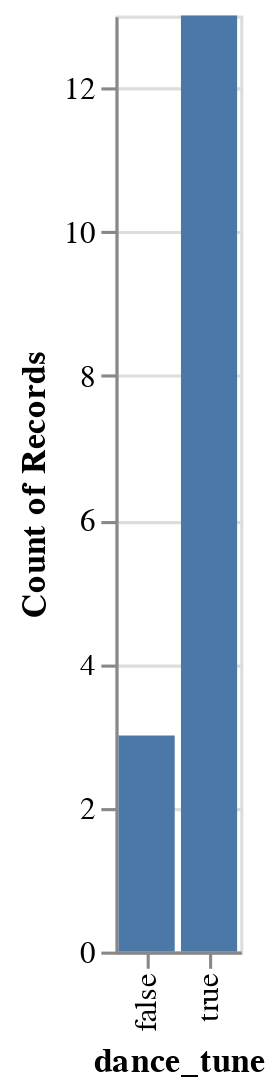

This figure's notebook cell:
### Markdown cell above
At this point, you should be able to see which tunes are "Dance Tunes" based on our categorization threshold. Excitingly, Altair provides an easy way to visualize our findings using a **bar chart**.

You can learn more about Altair's bar charts [here](https://altair-viz.github.io/gallery/simple_bar_chart.html).

Here's how to do it:

### Code cell
alt.Chart(feature_based_tracks).mark_bar().encode(
    x='dance_tune',
    y='count()'
)

### Figure 1 — Vega-Lite specification as saved in the notebook (floating-point values rounded to 4 significant figures)
{"config": {"view": {"continuousWidth": 400, "continuousHeight": 300}}, "data": {"name": "data-4bbcc5b7ae389fa742f699c6a75860f5"}, "mark": "bar", "encoding": {"x": {"type": "nominal", "field": "dance_tune"}, "y": {"type": "quantitative", "aggregate": "count"}}, "$schema": "https://vega.github.io/schema/vega-lite/v4.8.1.json", "datasets": {"data-4bbcc5b7ae389fa742f699c6a75860f5": [{"artist": "Shaggy", "album": "Boombastic", "track_name": "Boombastic", "track_id": "4fxF8ljwryMZX5c9EKrLFE", "danceability": 0.867, "energy": 0.538, "key": 2, "loudness": -16.18, "mode": 1, "speechiness": 0.361, "instrumentalness": 1.75e-05, "liveness": 0.316, "valence": 0.781, "tempo": 158.3, "duration_ms": 249933, "time_signature": 4, "dance_tune": true}, {"artist": "Ini Kamoze", "album": "Here Comes The Hotstepper", "track_name": "Here Comes the Hotstepper - Heartical Mix", "track_id": "3QRM0qZB7oMYavveH0iEqx", "danceability": 0.889, "energy": 0.454, "key": 4, "loudness": -8.598, "mode": 0, "speechiness": 0.221, "instrumentalness": 0.000186, "liveness": 0.203, "valence": 0.436, "tempo": 100.4, "duration_ms": 250467, "time_signature": 4, "dance_tune": true}, {"artist": "Shaggy", "album": "Boombastic", "track_name": "In The Summertime", "track_id": "726KAdf3k8Ce8W95O38XNI", "danceability": 0.734, "energy": 0.684, "key": 1, "loudness": -13.82, "mode": 1, "speechiness": 0.227, "instrumentalness": 0.0, "liveness": 0.0497, "valence": 0.962, "tempo": 173.6, "duration_ms": 238360, "time_signature": 4, "dance_tune": false}, {"artist": "Afroman", "album": "Waiting to Inhale", "track_name": "Colt 40ty Fiva", "track_id": "3hody5PjTIzwoiV3hnAvWL", "danceability": 0.666, "energy": 0.751, "key": 0, "loudness": -5.355, "mode": 0, "speechiness": 0.216, "instrumentalness": 0.0, "liveness": 0.294, "valence": 0.607, "tempo": 175.9, "duration_ms": 201440, "time_signature": 4, "dance_tune": false}, {"artist": "Salt-N-Pepa", "album": "Very Necessary", "track_name": "Shoop", "track_id": "0Pu71wxadDlB8fJXfjIjeJ", "danceability": 0.939, "energy": 0.675, "key": 0, "loudness": -7.232, "mode": 1, "speechiness": 0.211, "instrumentalness": 0.0, "liveness": 0.0565, "valence": 0.795, "tempo": 96.92, "duration_ms": 248573, "time_signature": 4, "dance_tune": true}, {"artist": "Shaggy", "album": "The Boombastic Collection - Best of Shaggy", "track_name": "It Wasn't Me", "track_id": "0OaunKfsxkgBvPv68jBbmm", "danceability": 0.852, "energy": 0.604, "key": 0, "loudness": -4.569, "mode": 1, "speechiness": 0.0642, "instrumentalness": 0.0, "liveness": 0.327, "valence": 0.667, "tempo": 94.76, "duration_ms": 227547, "time_signature": 4, "dance_tune": true}, {"artist": "House Of Pain", "album": "House of Pain (Fine Malt Lyrics)", "track_name": "Jump Around", "track_id": "3TZwjdclvWt7iPJUnMpgcs", "danceability": 0.854, "energy": 0.71, "key": 4, "loudness": -6.32, "mode": 0, "speechiness": 0.0793, "instrumentalness": 8.72e-05, "liveness": 0.166, "valence": 0.818, "tempo": 106.9, "duration_ms": 214947, "time_signature": 4, "dance_tune": true}, {"artist": "Vanilla Ice", "album": "Ice Ice Baby", "track_name": "Ice Ice Baby - Radio Edit", "track_id": "3sy0rren2cVFNfkDxa0q2e", "danceability": 0.977, "energy": 0.488, "key": 2, "loudness": -15.96, "mode": 1, "speechiness": 0.12, "instrumentalness": 0.0, "liveness": 0.0826, "valence": 0.77, "tempo": 115.7, "duration_ms": 231773, "time_signature": 4, "dance_tune": true}, {"artist": "Beastie Boys", "album": "Ill Communication", "track_name": "Sure Shot", "track_id": "21REQ1bCUWphT2QK3bLWYQ", "danceability": 0.692, "energy": 0.799, "key": 1, "loudness": -7.924, "mode": 1, "speechiness": 0.164, "instrumentalness": 0.0, "liveness": 0.301, "valence": 0.549, "tempo": 97.98, "duration_ms": 199667, "time_signature": 4, "dance_tune": false}, {"artist": "Afroman", "album": "The Good Times", "track_name": "Crazy Rap (Colt 45 & 2 Zig Zags)", "track_id": "1ACZpHI5vZ5Ea4xGlkdGWM", "danceability": 0.927, "energy": 0.367, "key": 9, "loudness": -7.797, "mode": 1, "speechiness": 0.382, "instrumentalness": 0.0, "liveness": 0.132, "valence": 0.576, "tempo": 99.05, "duration_ms": 328667, "time_signature": 4, "dance_tune": true}, {"artist": "N.W.A.", "album": "Straight Outta Compton", "track_name": "Straight Outta Compton", "track_id": "5QKM7U6l7bMdJItolkM4x4", "danceability": 0.779, "energy": 0.984, "key": 5, "loudness": -2.381, "mode": 0, "speechiness": 0.212, "instrumentalness": 0.0, "liveness": 0.534, "valence": 0.402, "tempo": 102.1, "duration_ms": 243333, "time_signature": 4, "dance_tune": true}, {"artist": "Vanilla Ice", "album": "To The Extreme", "track_name": "Play That Funky Music", "track_id": "1Ezs8eYxuZjhlgyoI1Bo76", "danceability": 0.851, "energy": 0.514, "key": 4, "loudness": -15.28, "mode": 0, "speechiness": 0.165, "instrumentalness": 3.58e-06, "liveness": 0.381, "valence": 0.573, "tempo": 100.4, "duration_ms": 285800, "time_signature": 4, "dance_tune": true}, {"artist": "Naughty By Nature", "album": "19 Naughty III", "track_name": "Hip Hop Hooray", "track_id": "1w29UTa5uUvIri2tWtZ12Y", "danceability": 0.862, "energy": 0.642, "key": 6, "loudness": -13.65, "mode": 0, "speechiness": 0.101, "instrumentalness": 0.0, "liveness": 0.272, "valence": 0.765, "tempo": 99.2, "duration_ms": 267267, "time_signature": 4, "dance_tune": true}, {"artist": "Toots & The Maytals", "album": "Funky Kingston", "track_name": "Funky Kingston", "track_id": "26WPI2aksB9XdqmeLfca5z", "danceability": 0.777, "energy": 0.458, "key": 11, "loudness": -12.36, "mode": 1, "speechiness": 0.0841, "instrumentalness": 0.00295, "liveness": 0.0423, "valence": 0.961, "tempo": 99.05, "duration_ms": 295667, "time_signature": 4, "dance_tune": true}, {"artist": "Falz", "album": "Moral Instruction", "track_name": "Follow Follow", "track_id": "3bdI204XePeCKFfm49qh7d", "danceability": 0.803, "energy": 0.882, "key": 7, "loudness": -7.394, "mode": 1, "speechiness": 0.413, "instrumentalness": 1.06e-05, "liveness": 0.359, "valence": 0.804, "tempo": 127.2, "duration_ms": 157480, "time_signature": 4, "dance_tune": true}, {"artist": "Blackstreet", "album": "Another Level", "track_name": "No Diggity", "track_id": "6MdqqkQ8sSC0WB4i8PyRuQ", "danceability": 0.867, "energy": 0.646, "key": 1, "loudness": -4.674, "mode": 0, "speechiness": 0.288, "instrumentalness": 0.0, "liveness": 0.279, "valence": 0.67, "tempo": 88.63, "duration_ms": 304600, "time_signature": 4, "dance_tune": true}]}}
